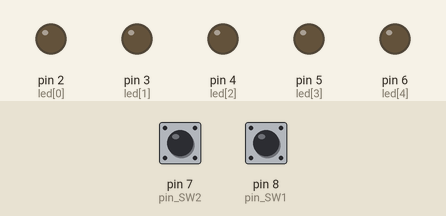
Recording of a sketch running on a simulated Arduino Uno, built with avr-gcc and run on an emulated ATmega328P. Shown: output pins drawn as LEDs (lit = HIGH). Dashed ring = blinking. The inputs (shaded band) are chosen by the test bench; at power-on: pin 7 (pin_SW2) HIGH, pin 8 (pin_SW1) HIGH.

Above: at 1.2 s.
1.3 s: pin 7 (pin_SW2) pulled LOW for 0.15 s
At 1.4 s:
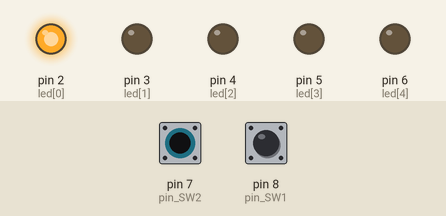
4.3 s: pin 8 (pin_SW1) pulled LOW for 3.2 s
At 4.6 s:
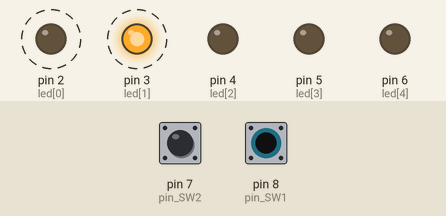
9.0 s: pin 7 (pin_SW2) pulled LOW for 3.2 s
At 9.5 s:
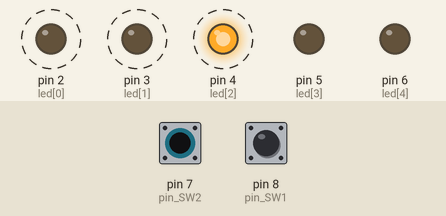
Timing chart, 0 to 13.9 s (numbered marks = the images above; inputs shaded):
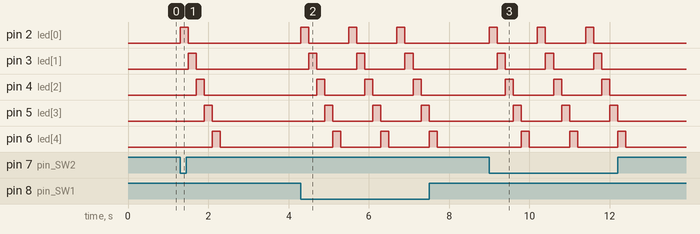

Measured:
- after the input at 1.3 s, pin 2 (led[0]): LOW → HIGH at once, → LOW 0.20 s later; pin 3 (led[1]): LOW → HIGH after 0.20 s, → LOW 0.20 s later; pin 4 (led[2]): LOW → HIGH after 0.40 s, → LOW 0.20 s later; pin 5 (led[3]): LOW → HIGH after 0.60 s, → LOW 0.20 s later; pin 6 (led[4]): LOW → HIGH after 0.80 s, → LOW 0.20 s later
- after the input at 4.3 s, pin 2 (led[0]): alternates HIGH for 0.20 s and LOW for 1.0 s, 6 changes in all, then stays LOW, starting at once; pin 3 (led[1]): alternates HIGH for 0.20 s and LOW for 1.0 s, 6 changes in all, then stays LOW, starting after 0.20 s
- after the input at 9.0 s, pin 2 (led[0]): alternates HIGH for 0.20 s and LOW for 1.0 s, 6 changes in all, then stays LOW, starting at once; pin 3 (led[1]): alternates HIGH for 0.20 s and LOW for 1.0 s, 6 changes in all, then stays LOW, starting after 0.20 s

The sketch:

LV02_ZAD06.ino
```cpp
int pin_SW1 = 8;
int pin_SW2 = 7;

int led[5]={2,3,4,5,6};

int button1 = 0;
int button2 = 0;

int nDelay = 200;
int i;

void setup() {
  pinMode(led[0], OUTPUT);
  pinMode(led[1], OUTPUT);
  pinMode(led[2], OUTPUT);
  pinMode(led[3], OUTPUT);
  pinMode(led[4], OUTPUT);

  pinMode(pin_SW1, INPUT_PULLUP);
  pinMode(pin_SW2, INPUT_PULLUP);
}

void loop() {
  button1 = digitalRead(pin_SW1);
  button2 = digitalRead(pin_SW2);

  if(button1==0 || button2==0){
    digitalWrite(led[0], HIGH);
    delay(nDelay);

    for(i=0; i<5; i++){
      digitalWrite(led[i], LOW);
      digitalWrite(led[i+1], HIGH);
      delay(nDelay);
    }
    digitalWrite(led[4], LOW);
  }
  else{
    for(i=0; i<5; i++){
      digitalWrite(led[i], LOW);
    }
  }
}
```
